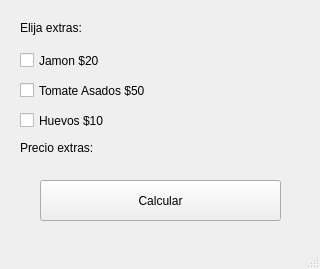
<?xml version="1.0" encoding="UTF-8"?>
<ui version="4.0">
 <class>MainWindow</class>
 <widget class="QMainWindow" name="MainWindow">
  <property name="geometry">
   <rect>
    <x>0</x>
    <y>0</y>
    <width>320</width>
    <height>269</height>
   </rect>
  </property>
  <property name="windowTitle">
   <string>MainWindow</string>
  </property>
  <widget class="QWidget" name="centralwidget">
   <widget class="QLabel" name="label">
    <property name="geometry">
     <rect>
      <x>20</x>
      <y>20</y>
      <width>131</width>
      <height>16</height>
     </rect>
    </property>
    <property name="text">
     <string>Elija extras:</string>
    </property>
   </widget>
   <widget class="QCheckBox" name="chbox_jamon">
    <property name="geometry">
     <rect>
      <x>20</x>
      <y>50</y>
      <width>91</width>
      <height>21</height>
     </rect>
    </property>
    <property name="text">
     <string>Jamon $20</string>
    </property>
   </widget>
   <widget class="QCheckBox" name="chbox_tomates">
    <property name="geometry">
     <rect>
      <x>20</x>
      <y>80</y>
      <width>131</width>
      <height>21</height>
     </rect>
    </property>
    <property name="text">
     <string>Tomate Asados $50</string>
    </property>
   </widget>
   <widget class="QCheckBox" name="chbox_huevos">
    <property name="geometry">
     <rect>
      <x>20</x>
      <y>110</y>
      <width>121</width>
      <height>21</height>
     </rect>
    </property>
    <property name="text">
     <string>Huevos $10</string>
    </property>
   </widget>
   <widget class="QLabel" name="precio_extra">
    <property name="geometry">
     <rect>
      <x>20</x>
      <y>140</y>
      <width>131</width>
      <height>16</height>
     </rect>
    </property>
    <property name="text">
     <string>Precio extras:</string>
    </property>
   </widget>
   <widget class="QPushButton" name="btn_calcular">
    <property name="geometry">
     <rect>
      <x>40</x>
      <y>180</y>
      <width>241</width>
      <height>41</height>
     </rect>
    </property>
    <property name="text">
     <string>Calcular</string>
    </property>
   </widget>
   <widget class="QLabel" name="lbl_consumoFinal">
    <property name="geometry">
     <rect>
      <x>150</x>
      <y>140</y>
      <width>131</width>
      <height>21</height>
     </rect>
    </property>
    <property name="font">
     <font>
      <family>Arial Black</family>
      <pointsize>12</pointsize>
      <weight>75</weight>
      <bold>true</bold>
     </font>
    </property>
    <property name="text">
     <string/>
    </property>
    <property name="alignment">
     <set>Qt::AlignBottom|Qt::AlignHCenter</set>
    </property>
   </widget>
  </widget>
  <widget class="QMenuBar" name="menubar">
   <property name="geometry">
    <rect>
     <x>0</x>
     <y>0</y>
     <width>320</width>
     <height>21</height>
    </rect>
   </property>
  </widget>
  <widget class="QStatusBar" name="statusbar"/>
 </widget>
 <resources/>
 <connections/>
</ui>
